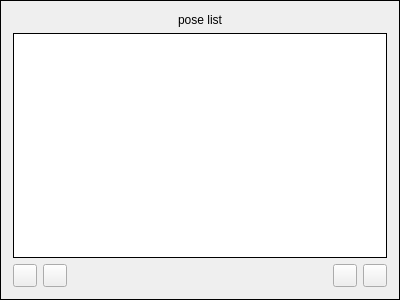
<?xml version="1.0" encoding="UTF-8"?>
<ui version="4.0">
 <class>PoseListView</class>
 <widget class="QWidget" name="PoseListView">
  <property name="geometry">
   <rect>
    <x>0</x>
    <y>0</y>
    <width>400</width>
    <height>300</height>
   </rect>
  </property>
  <property name="windowTitle">
   <string>Form</string>
  </property>
  <layout class="QVBoxLayout" name="verticalLayout">
   <property name="leftMargin">
    <number>0</number>
   </property>
   <property name="topMargin">
    <number>0</number>
   </property>
   <property name="rightMargin">
    <number>0</number>
   </property>
   <property name="bottomMargin">
    <number>0</number>
   </property>
   <item>
    <widget class="QFrame" name="poseListFrame">
     <property name="frameShape">
      <enum>QFrame::Box</enum>
     </property>
     <layout class="QVBoxLayout" name="verticalLayout_6">
      <property name="leftMargin">
       <number>12</number>
      </property>
      <property name="topMargin">
       <number>12</number>
      </property>
      <property name="rightMargin">
       <number>12</number>
      </property>
      <property name="bottomMargin">
       <number>12</number>
      </property>
      <item>
       <widget class="QLabel" name="poseListLabel">
        <property name="text">
         <string>pose list</string>
        </property>
        <property name="alignment">
         <set>Qt::AlignCenter</set>
        </property>
       </widget>
      </item>
      <item>
       <widget class="QListView" name="poseListView">
        <property name="sizePolicy">
         <sizepolicy hsizetype="MinimumExpanding" vsizetype="Expanding">
          <horstretch>0</horstretch>
          <verstretch>0</verstretch>
         </sizepolicy>
        </property>
        <property name="minimumSize">
         <size>
          <width>150</width>
          <height>0</height>
         </size>
        </property>
        <property name="font">
         <font>
          <pointsize>18</pointsize>
         </font>
        </property>
        <property name="autoFillBackground">
         <bool>true</bool>
        </property>
        <property name="frameShape">
         <enum>QFrame::Panel</enum>
        </property>
        <property name="frameShadow">
         <enum>QFrame::Plain</enum>
        </property>
        <property name="editTriggers">
         <set>QAbstractItemView::DoubleClicked|QAbstractItemView::EditKeyPressed</set>
        </property>
        <property name="dragEnabled">
         <bool>true</bool>
        </property>
        <property name="dragDropMode">
         <enum>QAbstractItemView::InternalMove</enum>
        </property>
        <property name="defaultDropAction">
         <enum>Qt::MoveAction</enum>
        </property>
        <property name="alternatingRowColors">
         <bool>false</bool>
        </property>
        <property name="selectionBehavior">
         <enum>QAbstractItemView::SelectRows</enum>
        </property>
        <property name="class" stdset="0">
         <string>bg-base</string>
        </property>
       </widget>
      </item>
      <item>
       <layout class="QHBoxLayout" name="horizontalLayout_2">
        <property name="bottomMargin">
         <number>0</number>
        </property>
        <item>
         <widget class="QToolButton" name="addPoseToolButton">
          <property name="text">
           <string/>
          </property>
          <property name="class" stdset="0">
           <string>add-icon</string>
          </property>
          <property name="themeID" stdset="0">
           <string>addIconSmall</string>
          </property>
         </widget>
        </item>
        <item>
         <widget class="QToolButton" name="deletePoseToolButton">
          <property name="text">
           <string/>
          </property>
         </widget>
        </item>
        <item>
         <spacer name="poseButtonsHorizontalSpacer">
          <property name="orientation">
           <enum>Qt::Horizontal</enum>
          </property>
          <property name="sizeType">
           <enum>QSizePolicy::MinimumExpanding</enum>
          </property>
          <property name="sizeHint" stdset="0">
           <size>
            <width>20</width>
            <height>20</height>
           </size>
          </property>
         </spacer>
        </item>
        <item>
         <widget class="QToolButton" name="movePoseUpToolButton">
          <property name="text">
           <string/>
          </property>
         </widget>
        </item>
        <item>
         <widget class="QToolButton" name="movePoseDownToolButton">
          <property name="text">
           <string/>
          </property>
         </widget>
        </item>
       </layout>
      </item>
     </layout>
    </widget>
   </item>
  </layout>
 </widget>
 <resources/>
 <connections/>
</ui>
